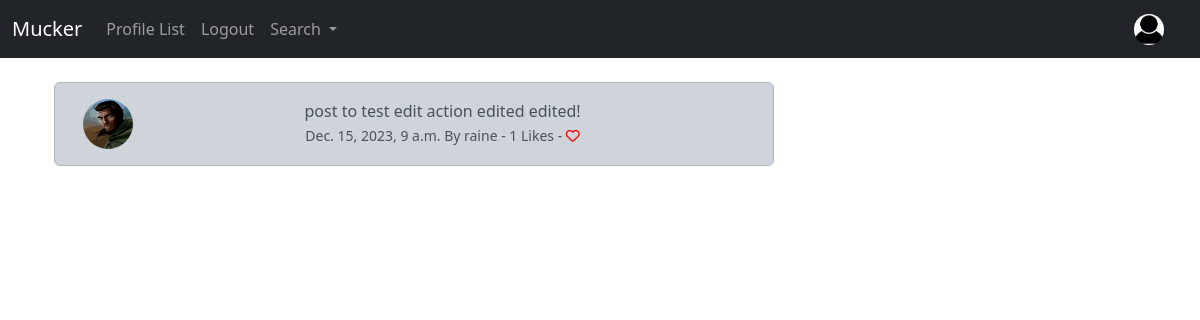
Screenshot of /meep_show/7 (signed in) with the database file from the repository.
### musker/models.py (models this page shows, shortened)
class Meep(models.Model):
	user = models.ForeignKey(
		User, related_name = "meeps",
		on_delete = models.DO_NOTHING
		)
	body = models.CharField(max_length = 200)
	created_at = models.DateTimeField(auto_now_add = True)
	likes = models.ManyToManyField(User, related_name="meep_like",  blank=True)
	def number_of_likes(self):
		return self.likes.count()

class Profile(models.Model):
	user = models.OneToOneField(User, on_delete=models.CASCADE)
	follows = models.ManyToManyField("self",
		related_name = "followed_by",
		symmetrical = False,
		blank = True)
	date_modifed = models.DateTimeField(User, auto_now = True)
	profile_image = models.ImageField(null=True, blank=True, upload_to="images/")
	profile_bio = models.CharField(null = True, blank=True, max_length=500)
	homepage_link = models.CharField(null = True, blank=True, max_length=100)
	facebook_link = models.CharField(null = True, blank=True, max_length=100)
	instagram_link = models.CharField(null = True, blank=True, max_length=100)
	linkedin_link = models.CharField(null = True, blank=True, max_length=100)

### musker/views.py (the view)
# urls.py: path('meep_show/<int:pk>', views.meep_show, name="meep_show"),
def meep_show(request, pk):
	meep = get_object_or_404(Meep, id=pk)
	if meep:
		return render(request,"meep_show.html",{'meep':meep})
	else:
		messages.success(request,("That meep doesn't exit.."))
		return redirect('home')

### musker/templates/meep_show.html (shortened to what this page needs)
{% extends 'base.html' %}
{% load static %}
{% block content%}
	<div class="container text-center">
			<div class="row">
				<div class="col-8">
					<div class="alert alert-dark" role="alert">
						<div class="container">
							<div class="row">
								<div class="col-1">
									 {% if meep.user.profile.profile_image %}
							    		<img src="{{ meep.user.profile.profile_image.url }}" width="50"
							    		height="50" class="rounded-circle" alt="{{ profile.user.username }}">
							    	{% else %}
							      	<img src="{% static 'images/pp.jpg' %}" width="50"
							    		height="50" class="rounded-circle" alt="Profile Image">
							      {% endif %}
								</div>
								<div class="col-11">
									{{meep.body}}<br/>
						  		<small class="text-muted">
						  			{{meep.created_at}} By {{meep.user.username}}
						  			- {{ meep.number_of_likes }} Likes -
						  			{% if user in meep.likes.all %}
						  				<a href="{% url 'meep_like' meep.id %}">
						  					<i class="fa fa-heart" style="color:red"></i>
						  				</a>
						  			{% else %}
						  				<a href="{% url 'meep_like' meep.id %}">
						  					<i class="fa fa-heart-o" style="color:red"></i>
						  				</a>
						  			{% endif %}
						  		</small>
								</div>
							</div>
						</div>
					</div>
				</div>
				<div  class="col-4"><br/><br/>
				</div>
{% endblock %}

### rows the page displays
Meep: user.profile.profile_image (picture), body "post to test edit action edited edited!", created_at "Dec. 15, 2023, 9 a.m.", user.username "raine", number_of_likes "1"
